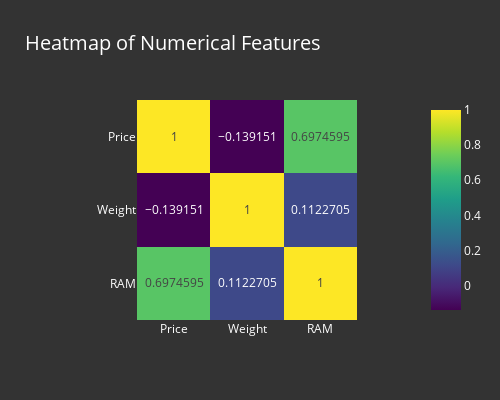

Notebook code cell kept with this figure:
### Markdown cell above
8) Comparing Laptop Price, Weight, and RAM

### Code cell
numerical_cols = ['Price', 'Weight', 'RAM']  

correlation_matrix = akv16[numerical_cols].corr()

fig = px.imshow(correlation_matrix,
                text_auto=True,
                color_continuous_scale='Viridis',
                title='Heatmap of Numerical Features',
                width=500, 
                height=400) 

fig.update_layout(
plot_bgcolor='rgba(0, 0, 0, 0)', 
    paper_bgcolor='rgb(51,51,51)',  
    font_color='white',  
    title_font=dict(size=20, color='white'),
)

fig.write_html('7.html')
fig.show()

### Figure 1 — Plotly figure (JSON) as saved in the notebook; plotly's stock layout.template omitted (floating-point values rounded to 4 significant figures)
{"data": [{"coloraxis": "coloraxis", "hovertemplate": "x: %{x}<br>y: %{y}<br>color: %{z}<extra></extra>", "name": "0", "texttemplate": "%{z}", "type": "heatmap", "x": ["Price", "Weight", "RAM"], "xaxis": "x", "y": ["Price", "Weight", "RAM"], "yaxis": "y", "z": [[1, -0.1392, 0.6975], [-0.1392, 1, 0.1123], [0.6975, 0.1123, 1]]}], "layout": {"coloraxis": {"colorscale": [[0, "#440154"], [0.1111, "#482878"], [0.2222, "#3e4989"], [0.3333, "#31688e"], [0.4444, "#26828e"], [0.5556, "#1f9e89"], [0.6667, "#35b779"], [0.7778, "#6ece58"], [0.8889, "#b5de2b"], [1, "#fde725"]]}, "font": {"color": "white"}, "height": 400, "paper_bgcolor": "rgb(51,51,51)", "plot_bgcolor": "rgba(0, 0, 0, 0)", "title": {"font": {"color": "white", "size": 20}, "text": "Heatmap of Numerical Features"}, "width": 500, "xaxis": {"anchor": "y", "constrain": "domain", "domain": [0, 1], "scaleanchor": "y"}, "yaxis": {"anchor": "x", "autorange": "reversed", "constrain": "domain", "domain": [0, 1]}}}
